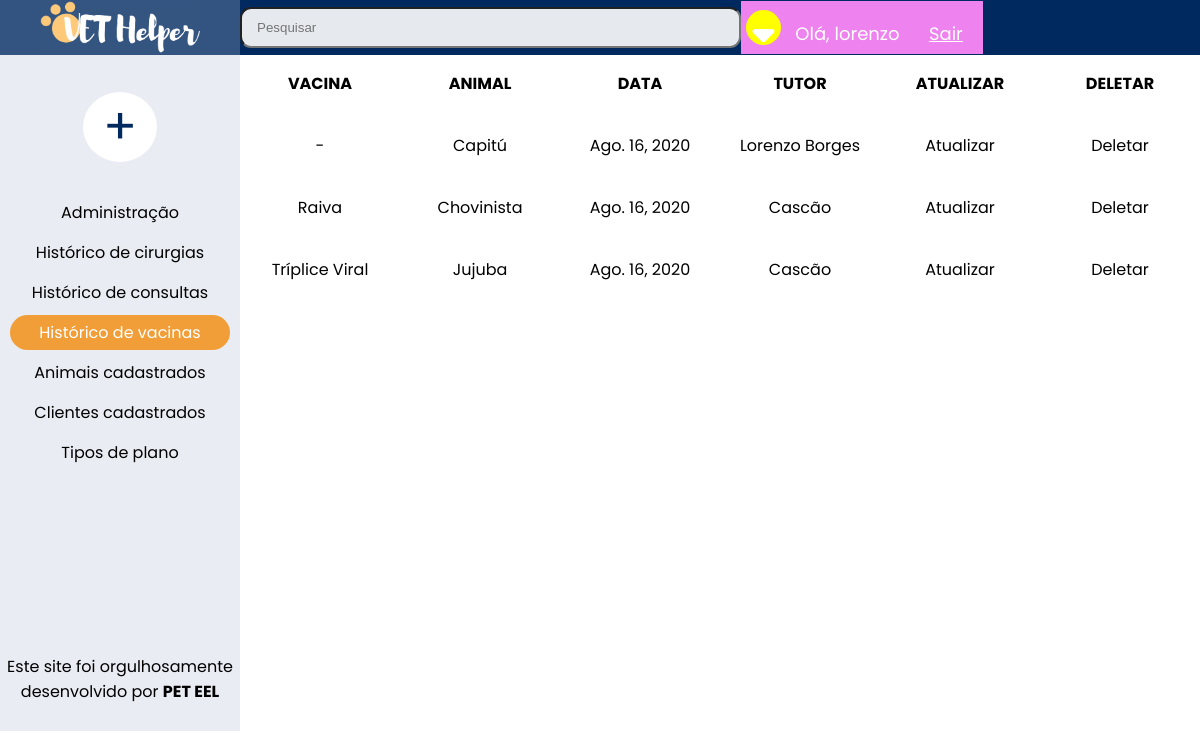
/minhas_vacinas/ (signed in), run on an earlier commit of the app's database.
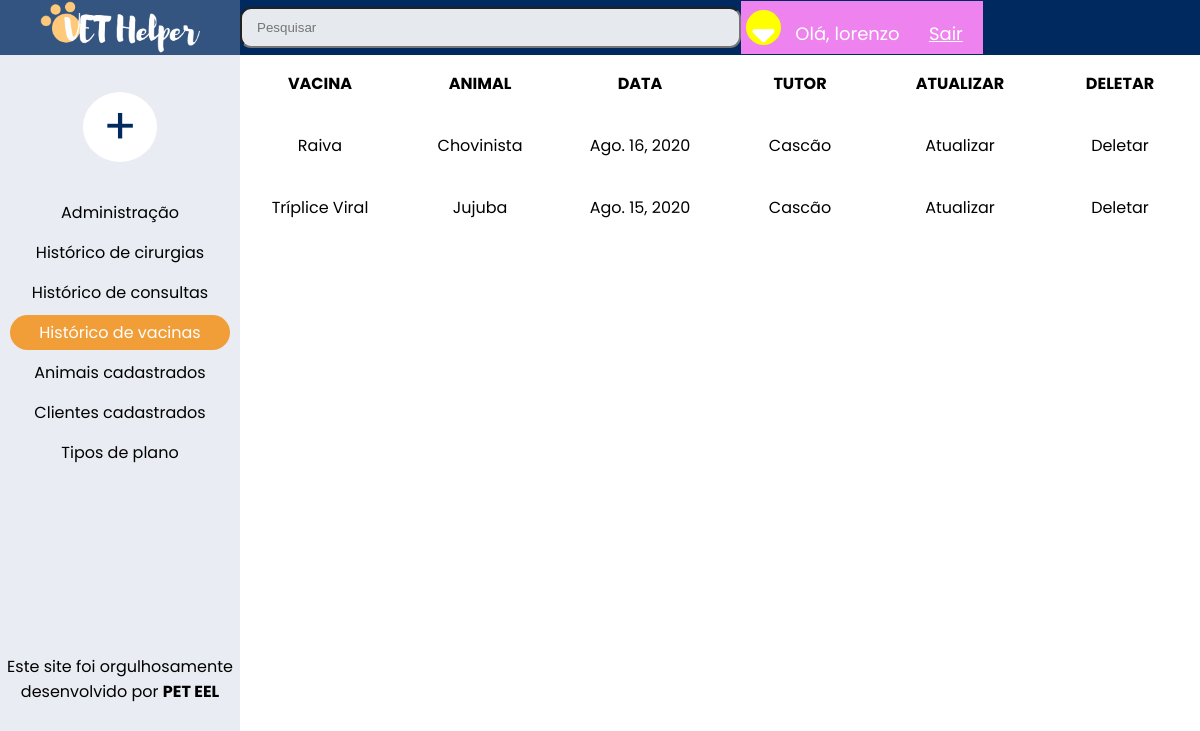
And on a later commit of the database.
### clientes/models.py (models this page shows, shortened)
class Vacina(models.Model):
    animal = models.ForeignKey(Animal, on_delete=models.CASCADE, blank=True)
    vacina = models.CharField(max_length=255, blank=True, default=' - ')
    data = models.DateField(default=timezone.now)
    descricao_da_vacina = models.TextField(verbose_name='Descrição da vacina', blank=True)

class Animal(models.Model):#animal
    animal = models.CharField(max_length=255)
    especie = models.CharField(verbose_name='Espécie', max_length=255, blank=True)
    raca = models.CharField(verbose_name='Raça', max_length=255)
    peso = models.CharField(max_length=255, blank=True)
    data_nascimento = models.DateField(verbose_name='Data de nascimento', blank=True)
    sexo = models.CharField(max_length=255, blank=True)
    pelagem = models.CharField(max_length=255, blank=True)
    porte = models.CharField(max_length=255, blank=True)
    microchip_numero = models.CharField(verbose_name='Número do Microchip', max_length=255, blank=True)
    microchip_local = models.CharField(verbose_name='Localização do Microchip',max_length=255, blank=True)
    data_criacao = models.DateTimeField(verbose_name='Data de criação', default=timezone.now)
    descricao = models.TextField(verbose_name='Descrição', blank=True)
    plano = models.ForeignKey(Plano, on_delete=models.CASCADE)
    tutor = models.ForeignKey(Tutor, on_delete=models.CASCADE)
    mostrar = models.BooleanField(default=True)
    class Meta:
        verbose_name = 'Animal'
        verbose_name_plural = 'Animais'
    def __str__(self):
        return self.animal

class Tutor(models.Model):
    nome = models.CharField(max_length=255, blank=True, default='Nenhum')
    telefone = models.CharField(max_length=255, blank=True)
    email = models.CharField(max_length=255, blank=True)
    data_criacao_tutor = models.DateTimeField(verbose_name='Data de criação', default=timezone.now)
    descricao_tutor = models.TextField(verbose_name='Descrição', blank=True)
    class Meta:
        verbose_name = 'Tutor'
        verbose_name_plural = 'Tutores'
    def __str__(self):
        return self.nome

### clientes/views.py (the view)
# urls.py: path('minhas_vacinas/', views.vacina, name='vacina'),
@login_required(login_url='login')
def vacina(request):
    vacinas = Vacina.objects.all()
    animais = Animal.objects.all()
    return render(request, 'clientes/minhas_vacinas.html', {
        'vacinas': vacinas,
        'animais': animais,
    })

### clientes/templates/clientes/minhas_vacinas.html (shortened to what this page needs)
{% extends 'base.html' %}
{% block conteudo-esquerda %}
<div class="home_page-esquerda">
    <section class="botao" style="margin-top: 35px;">
        <a class="botao-esquerda" href="#">+</a>
    </section>
    <section>
        <a class="links-principais" href="{% url 'admin:index' %}">Administração</a>
    </section>
    <section>
        <a class="links-principais" href="{% url 'cirurgia' %}">Histórico de cirurgias</a>
    </section>
    <section>
        <a class="links-principais" href="{% url 'consulta' %}">Histórico de consultas</a>
    </section>
    <section>
        <a class="links-principais-especial" href="{% url 'vacina' %}">Histórico de vacinas</a>
    </section>
    <section>
        <a class="links-principais" href="{% url 'index' %}">Animais cadastrados</a>
    </section>
    <section>
        <a class="links-principais" href="{% url 'clientes' %}">Clientes cadastrados</a>
    </section>
    <section>
        <a class="links-principais" href="#">Tipos de plano</a>
    </section>
</div>
{% endblock %}
{%block conteudo-direita%}
<div class="home_page-direita">
    <section class="titulo">
        <p>Vacina</p>
        <p>Animal</p>
        <p>Data</p>
        <p>Tutor</p>
        <p>Atualizar</p>
        <p>Deletar</p>
    </section>
{% for vacina in vacinas %}
    {% for animal in animais %}
        {% if animal == vacina.animal%}
            <section>
                <p>
                    <a href="{% url 'ver_vacina' vacina.id %}">{{vacina.vacina}}</a>
                </p>
                <p>
                    <a href="{% url 'ver_vacina' vacina.id %}">{{vacina.animal}}</a>
                </p>
                <p>
                    <a href="{% url 'ver_vacina' vacina.id %}">{{vacina.data}}</a>
                </p>
                <p>
                    <a href="{% url 'ver_vacina' vacina.id %}">{{animal.tutor}}</a>
                </p>
                <p>
                    <a href="{% url 'atualizar_vacina' vacina.id %}">Atualizar</a>
                </p>
                <p>
                    <a href="{% url 'deletar_vacina' vacina.id %}">Deletar</a>
                </p>
            </section>
        {% endif%}
    {% endfor %}
{% endfor %}
</div>
{%endblock%}

What changed in the data, as far as the page shows it:
removed Vacina: vacina "-", animal "Capitú", data "Ago. 16, 2020"
removed Animal: tutor "Lorenzo Borges"
changed Vacina "Tríplice Viral": data "Ago. 16, 2020" → "Ago. 15, 2020"
